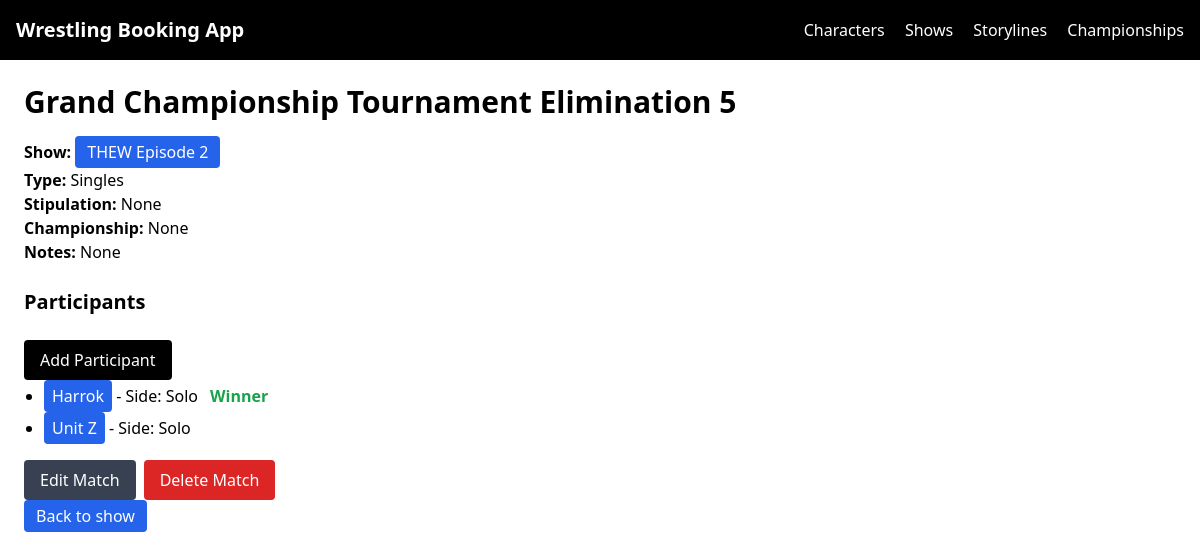
Page /shows/matches/5/ on the committed database.
### booking/models.py (models this page shows, shortened)
class Match(models.Model):
    class MatchType(models.TextChoices):
        SINGLES = "SINGLES", "Singles"
        TAG = "TAG", "Tag Team"
        TEAM = "TEAM", "Team"
        TRIPLE = "TRIPLE", "Triple Threat"
        FATAL_FOUR = "FATAL_FOUR", "Fatal Four-Way"
        HANDICAP = "HANDICAP", "Handicap"
        GAUNTLET = "GAUNTLET", "Gauntlet"
        BATTLE_ROYALE = "BATTLE_ROYALE", "Battle Royale"
        ROYAL_RUMBLE = "ROYAL_RUMBLE", "Royal Rumble"
    show = models.ForeignKey(
        "booking.Show",
        on_delete=models.CASCADE,
        related_name="matches"
    )
    title = models.CharField(max_length=200)
    match_type = models.CharField(max_length=30, choices=MatchType.choices)
    stipulations = models.ManyToManyField(
        Stipulation,
        blank=True,
        related_name="matches"
    )
    championship = models.ForeignKey(
        Championship, null=True, blank=True, on_delete=models.SET_NULL
    )
    notes = models.TextField(blank=True)
    created_at = models.DateTimeField(auto_now_add=True)

class Show(models.Model):
    class ShowType(models.TextChoices):
        WEEKLY = "WEEKLY", "Weekly"
        PLE = "PLE", "PLE"
        SPECIAL = "SPECIAL", "Special"
    title = models.CharField(max_length=200)
    show_type = models.CharField(max_length=20, choices=ShowType.choices)
    episode_number = models.PositiveIntegerField(null=True, blank=True)
    airing_date = models.DateField()
    is_filmed = models.BooleanField(default=False)
    is_uploaded = models.BooleanField(default=False)
    youtube_link = models.URLField(blank=True)
    created_at = models.DateTimeField(auto_now_add=True)

class MatchParticipant(models.Model):
    class Role(models.TextChoices):
        COMPETITOR = "COMPETITOR", "Competitor"
        MANAGER = "MANAGER", "Manager"
        REFEREE = "REFEREE", "Referee"
        INTERFERENCE = "INTERFERENCE", "Interference"
    class Side(models.TextChoices):
        TEAM_A = "TEAM_A", "Team A"
        TEAM_B = "TEAM_B", "Team B"
        SOLO = "SOLO", "Solo"
    match = models.ForeignKey(
        Match, on_delete=models.CASCADE, related_name="participants"
    )
    character = models.ForeignKey(
        Character, null=True, blank=True, on_delete=models.CASCADE
    )
    group = models.ForeignKey(
        Group, null=True, blank=True, on_delete=models.CASCADE
    )
    role = models.CharField(max_length=20, choices=Role.choices)
    side = models.CharField(
        max_length=10,
        choices=Side.choices,
        default=Side.SOLO
    )
    won = models.BooleanField(default=False)

### core/models.py (models this page shows, shortened)
class Character(models.Model):
    class Role(models.TextChoices):
        WRESTLER = "WRESTLER", "Wrestler"
        MANAGER = "MANAGER", "Manager"
        REFEREE = "REFEREE", "Referee"
        BOOKER = "BOOKER", "Booker"
    class Gender(models.TextChoices):
        MALE = "MALE", "Male"
        FEMALE = "FEMALE", "Female"
        NA = "NA", "N/A"
    class Alignment(models.TextChoices):
        FACE = "FACE", "Face"
        HEEL = "HEEL", "Heel"
        TWEENER = "TWEENER", "Tweener"
    ring_name = models.CharField(max_length=100, unique=True)
    role = models.CharField(max_length=20, choices=Role.choices)
    gender = models.CharField(max_length=10, choices=Gender.choices)
    alignment = models.CharField(max_length=10, choices=Alignment.choices)
    finisher = models.CharField(max_length=100, blank=True)
    active = models.BooleanField(default=True)
    injured = models.BooleanField(default=False)
    notes = models.TextField(blank=True)
    created_at = models.DateTimeField(auto_now_add=True)

### booking/views.py (the view)
# urls.py: path("matches/<int:pk>/", MatchDetailView.as_view(), name="match-detail"),
class MatchDetailView(DetailView):
    model = Match
    template_name = "booking/match_detail.html"
    context_object_name = "match"
    def get_context_data(self, **kwargs):
        context = super().get_context_data(**kwargs)
        match = self.object
        context["participants"] = match.participants.all()
        return context

### booking/templates/booking/match_detail.html (shortened to what this page needs)
{% extends "base.html" %}
{% block content %}
<h1 class="text-3xl font-bold mb-4">{{ match.title }}</h1>
<p><strong>Show:</strong> <button onclick="window.location='{% url 'show-detail' match.show.id %}'" class="bg-blue-600 text-white px-3 py-1 rounded cursor-pointer">{{ match.show.title }}</button></p>
<p><strong>Type:</strong> {{ match.get_match_type_display }}</p>
<p><strong>Stipulation:</strong> {{ match.get_stipulation_display|default:"None" }}</p>
<p><strong>Championship:</strong> {{ match.championship|default:"None" }}</p>
<p><strong>Notes:</strong> {{ match.notes|default:"None" }}</p>
<h2 class="text-xl font-semibold mt-6 mb-2">Participants</h2>
<button onclick="window.location='{% url 'matchparticipant-add' match.id %}'" class="bg-black text-white px-4 py-2 rounded mt-4 inline-block cursor-pointer">
    Add Participant
</button>
<ul class="list-disc pl-5">
    {% for mp in participants %}
        <li>
            <button onclick="window.location='{% url 'character-detail' mp.character.id %}'" class="bg-blue-600 text-white px-2 py-1 rounded cursor-pointer">{{ mp.character.ring_name }}</button>
            - Side: {{ mp.get_side_display }}
            {% if mp.won %}<span class="text-green-600 font-semibold ml-2">Winner</span>{% endif %}
        </li>
    {% empty %}
        <li>No participants yet.</li>
    {% endfor %}
</ul>
<div class="mt-4 flex gap-2">
    <button onclick="window.location='{% url 'match-edit' match.id %}'" class="bg-gray-700 text-white px-4 py-2 rounded cursor-pointer">Edit Match</button>
    <button onclick="window.location='{% url 'match-delete' match.id %}'" class="bg-red-600 text-white px-4 py-2 rounded cursor-pointer">Delete Match</button>
</div>
<button onclick="window.location='{% url 'show-detail' match.show.id %}'"
    class="bg-blue-600 text-white px-3 py-1 rounded cursor-pointer">
        Back to show
    </button>
{% endblock %}

### rows in the picture
Match: title "Grand Championship Tournament Elimination 5", show "THEW Episode 2", match_type "Singles", championship "None", notes "None"
MatchParticipant: character.ring_name "Harrok", side "Solo", won "Winner"
MatchParticipant: character.ring_name "Unit Z", side "Solo"

### other values in the picture
{{ match.get_stipulation_display|default:"None" }} "None"
